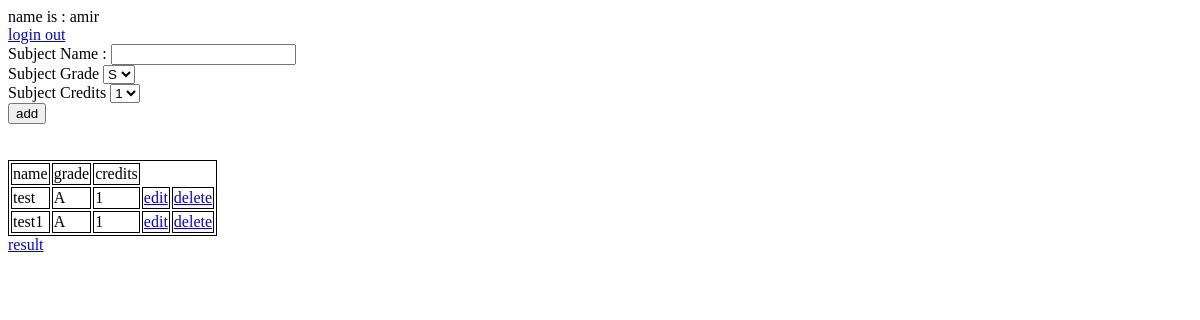
/accounts/main_page/ (signed in), run on an earlier commit of the app's database.
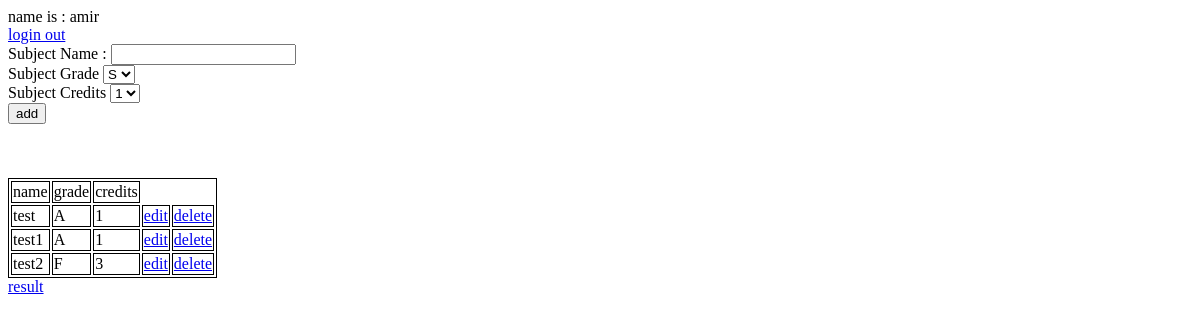
And on a later commit of the database.
### home/models.py (models this page shows, shortened)
class Subject(models.Model):
    user = models.ForeignKey(User , on_delete=models.SET_NULL , null=True)
    name = models.CharField(max_length=255 , blank=False)
    grade = models.CharField(max_length=2 , choices=[('S','S') ,('A','A') ,('B','B') , ('C','C') , ('D','D') ,('F','F')])
    credits = models.PositiveIntegerField()
    class Meta:
        unique_together = ('user', 'name')

### home/views.py (the view, shortened to what this page needs)
# urls.py: path('' , views.main_page , name='main_page')
@login_required(login_url='/accounts/login/')
def main_page(request):
    user = request.user
    all_subjects = Subject.objects.filter(user=request.user)
    context = {
        'all_subjects' : all_subjects
    }
    return render(request,'main_page.html' , context)

### home/templates/main_page.html (shortened to what this page needs)
<!DOCTYPE html>
<html lang="en">
<head>
</head>
<body>
    name is : {{user.username}} <br>
    <a href="{% url 'logout' %}">login out</a> <br>
    <div class='adding_subject'>
        <form action="" method="POST">
            <label for="name">Subject Name : </label>
            <input id="name" type="text" name="name"> <br>
            <label for="grade">Subject Grade</label>
            <select name="grade" id="grade">
                <option value="S">S</option>
            </select> <br>
            <label for="credits">Subject Credits</label>
            <select name="credits" id="credits"> <br>
                <option value="1">1</option>
            </select> <br>
            <button type="submit">add</button>
        </form>
    </div>
    {% if all_subjects %}
    <table>
        <tr>
            <td>name</td>
            <td>grade</td>
            <td>credits</td>
        </tr>
    {% for subject in all_subjects %} <br>
    <tr>
        <td>{{subject.name}}</td>
        <td>{{subject.grade}}</td>
        <td>{{subject.credits}}</td>
        <td><a href="{% url 'update_subject' subject.pk %}">edit</a></td>
        <td><a href="{% url 'delete_subject' subject.pk %}">delete</a></td>
    </tr>
    {% endfor %}
    </table>
    {% else %}
        no subject added yet <br>
    {% endif %}
    <a href="{% url 'result_page' %}">result</a>
</body>
</html>

### home/templates/main_page.html (style rules this page uses)
table, th, td { border: 1px solid; }
.adding_subject { text-align: left; }

What changed in the data, as far as the page shows it:
added Subject: name "test2", grade "F", credits "3"
